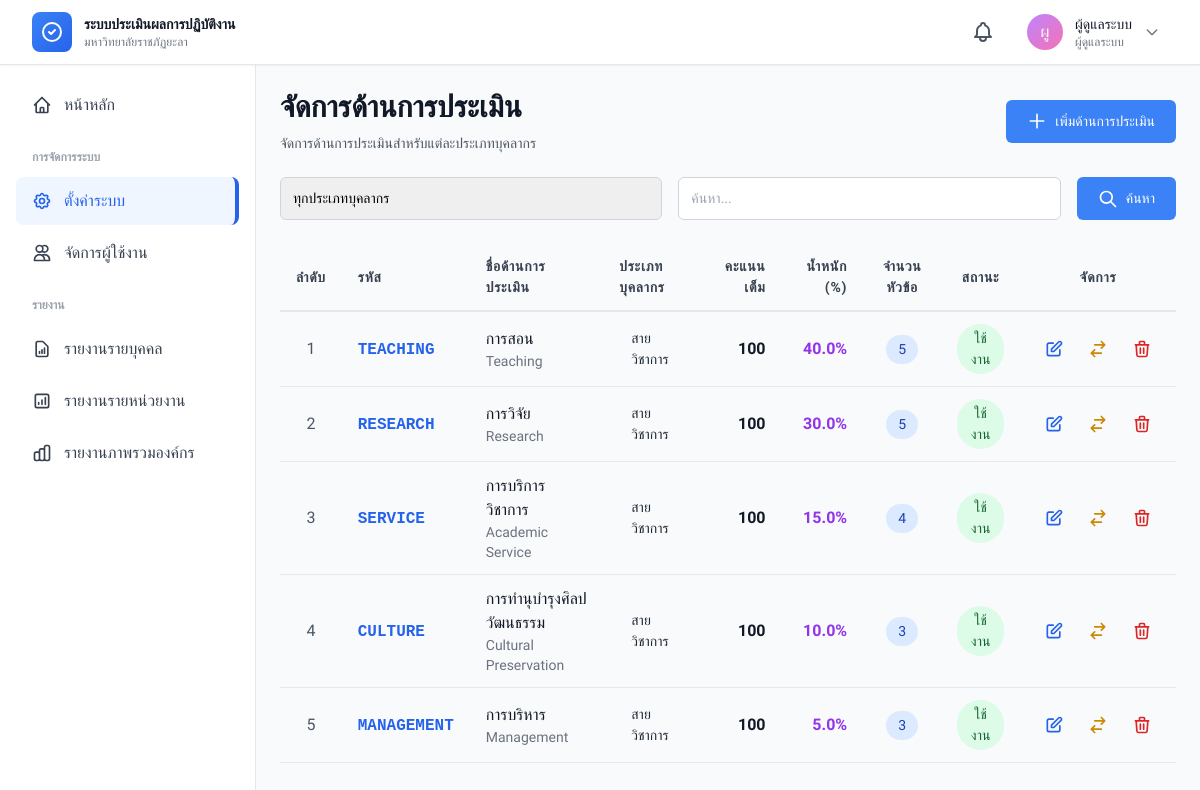
The page /modules/configuration/evaluation-aspects.php (signed in) on the database its author committed.
### tables this page shows
CREATE TABLE `evaluation_aspects` (
  `aspect_id` int(11) NOT NULL,
  `personnel_type_id` int(11) DEFAULT NULL,
  `aspect_code` varchar(20) NOT NULL,
  `aspect_name_th` varchar(255) NOT NULL,
  `aspect_name_en` varchar(255) DEFAULT NULL,
  `description` text DEFAULT NULL,
  `max_score` decimal(10,2) DEFAULT 100.00,
  `weight_percentage` decimal(5,2) DEFAULT 0.00,
  `sort_order` int(11) DEFAULT 0,
  `display_order` int(11) DEFAULT 0,
  `is_active` tinyint(1) DEFAULT 1,
  `created_by` int(11) DEFAULT NULL,
  `updated_by` int(11) DEFAULT NULL,
  `created_at` timestamp NOT NULL DEFAULT current_timestamp(),
  `updated_at` timestamp NOT NULL DEFAULT current_timestamp() ON UPDATE current_timestamp()
);

CREATE TABLE `personnel_types` (
  `personnel_type_id` int(11) NOT NULL,
  `type_code` varchar(20) NOT NULL,
  `type_name_th` varchar(100) NOT NULL,
  `type_name_en` varchar(100) DEFAULT NULL,
  `description` text DEFAULT NULL,
  `is_active` tinyint(1) DEFAULT 1,
  `created_by` int(11) DEFAULT NULL,
  `updated_by` int(11) DEFAULT NULL,
  `created_at` timestamp NOT NULL DEFAULT current_timestamp(),
  `updated_at` timestamp NOT NULL DEFAULT current_timestamp() ON UPDATE current_timestamp()
);

### includes/functions.php (called while the page is built, shortened)
<?php
function e($string)
{
    return htmlspecialchars($string, ENT_QUOTES, 'UTF-8');
}

### modules/configuration/evaluation-aspects.php (the view, shortened to what this page needs)
<?php
require_once '../../includes/functions.php';
$db = getDB();
$search = $_GET['search'] ?? '';
$sql = "SELECT ea.*, pt.type_name_th as personnel_type_name,
        COUNT(DISTINCT et.topic_id) as topic_count
        FROM evaluation_aspects ea
        LEFT JOIN personnel_types pt ON ea.personnel_type_id = pt.personnel_type_id
        LEFT JOIN evaluation_topics et ON ea.aspect_id = et.aspect_id
        WHERE 1=1";
$params = [];
$sql .= " GROUP BY ea.aspect_id ORDER BY ea.personnel_type_id, ea.sort_order, ea.aspect_id";
$stmt = $db->prepare($sql);
$stmt->execute($params);
$aspects = $stmt->fetchAll();
include '../../includes/header.php';
?>
<div class="mb-6">
    <div class="flex items-center justify-between">
        <div>
            <h1 class="text-3xl font-bold text-gray-900">จัดการด้านการประเมิน</h1>
            <p class="mt-2 text-sm text-gray-600">
                จัดการด้านการประเมินสำหรับแต่ละประเภทบุคลากร
            </p>
        </div>
        <button onclick="openModal('addModal')" class="btn btn-primary">
            <svg class="w-5 h-5 mr-2" fill="none" stroke="currentColor" viewBox="0 0 24 24">
                <path stroke-linecap="round" stroke-linejoin="round" stroke-width="2" d="M12 4v16m8-8H4" />
            </svg>
            เพิ่มด้านการประเมิน
        </button>
    </div>
</div>
<div class="card mb-6">
    <div class="card-body">
        <form method="GET" class="flex flex-wrap gap-4">
            <div class="flex-1 min-w-[200px]">
                <select name="type" class="form-select" onchange="this.form.submit()">
                    <option value="">ทุกประเภทบุคลากร</option>
                </select>
            </div>
            <div class="flex-1 min-w-[300px]">
                <input type="text" name="search" value="<?php echo e($search); ?>" placeholder="ค้นหา..."
                    class="form-input">
            </div>
            <button type="submit" class="btn btn-primary">
                <svg class="w-5 h-5 mr-2" fill="none" stroke="currentColor" viewBox="0 0 24 24">
                    <path stroke-linecap="round" stroke-linejoin="round" stroke-width="2"
                        d="M21 21l-6-6m2-5a7 7 0 11-14 0 7 7 0 0114 0z" />
                </svg>
                ค้นหา
            </button>
        </form>
    </div>
</div>
<div class="card">
    <div class="card-body">
        <div class="overflow-x-auto">
            <table class="table">
                <thead class="table-header">
                    <tr>
                        <th class="table-th">ลำดับ</th>
                        <th class="table-th">รหัส</th>
                        <th class="table-th">ชื่อด้านการประเมิน</th>
                        <th class="table-th">ประเภทบุคลากร</th>
                        <th class="table-th text-right">คะแนนเต็ม</th>
                        <th class="table-th text-right">น้ำหนัก (%)</th>
                        <th class="table-th text-center">จำนวนหัวข้อ</th>
                        <th class="table-th text-center">สถานะ</th>
                        <th class="table-th text-center">จัดการ</th>
                    </tr>
                </thead>
                <tbody>
                    <?php if (empty($aspects)): ?>
                        <tr>
                            <td colspan="9" class="table-td text-center text-gray-500 py-8">
                                ไม่พบข้อมูลด้านการประเมิน
                            </td>
                        </tr>
                    <?php else: ?>
                        <?php foreach ($aspects as $aspect): ?>
                            <tr class="table-row">
                                <td class="table-td text-center">
                                    <span class="text-gray-600"><?php echo $aspect['sort_order']; ?></span>
                                </td>
                                <td class="table-td">
                                    <span class="font-mono font-semibold text-blue-600">
                                        <?php echo e($aspect['aspect_code']); ?>
                                    </span>
                                </td>
                                <td class="table-td">
                                    <div class="font-medium text-gray-900"><?php echo e($aspect['aspect_name_th']); ?></div>
                                    <?php if ($aspect['aspect_name_en']): ?>
                                        <div class="text-sm text-gray-500"><?php echo e($aspect['aspect_name_en']); ?></div>
                                    <?php endif; ?>
                                </td>
                                <td class="table-td">
                                    <span class="badge badge-secondary"><?php echo e($aspect['personnel_type_name']); ?></span>
                                </td>
                                <td class="table-td text-right">
                                    <span
                                        class="font-semibold text-gray-900"><?php echo number_format($aspect['max_score']); ?></span>
                                </td>
                                <td class="table-td text-right">
                                    <span
                                        class="font-semibold text-purple-600"><?php echo number_format($aspect['weight_percentage'], 1); ?>%</span>
                                </td>
                                <td class="table-td text-center">
                                    <span
                                        class="badge badge-primary"><?php echo number_format($aspect['topic_count']); ?></span>
                                </td>
                                <td class="table-td text-center">
                                    <?php if ($aspect['is_active']): ?>
                                        <span class="badge badge-success">ใช้งาน</span>
                                    <?php else: ?>
                                        <span class="badge badge-gray">ปิดใช้งาน</span>
                                    <?php endif; ?>
                                </td>
                                <td class="table-td">
                                    <div class="flex items-center justify-center gap-2">
                                        <button onclick='editAspect(<?php echo json_encode($aspect); ?>)'
                                            class="btn-icon text-blue-600 hover:bg-blue-50" title="แก้ไข">
                                            <svg class="w-5 h-5" fill="none" stroke="currentColor" viewBox="0 0 24 24">
                                                <path stroke-linecap="round" stroke-linejoin="round" stroke-width="2"
                                                    d="M11 5H6a2 2 0 00-2 2v11a2 2 0 002 2h11a2 2 0 002-2v-5m-1.414-9.414a2 2 0 112.828 2.828L11.828 15H9v-2.828l8.586-8.586z" />
                                            </svg>
                                        </button>
                                        <a href="?action=toggle&id=<?php echo $aspect['aspect_id']; ?>"
                                            class="btn-icon text-yellow-600 hover:bg-yellow-50"
                                            onclick="return confirm('ต้องการเปลี่ยนสถานะใช่หรือไม่?')">
                                            <svg class="w-5 h-5" fill="none" stroke="currentColor" viewBox="0 0 24 24">
                                                <path stroke-linecap="round" stroke-linejoin="round" stroke-width="2"
                                                    d="M8 7h12m0 0l-4-4m4 4l-4 4m0 6H4m0 0l4 4m-4-4l4-4" />
                                            </svg>
                                        </a>
                                        <a href="?action=delete&id=<?php echo $aspect['aspect_id']; ?>"
                                            class="btn-icon text-red-600 hover:bg-red-50"
                                            onclick="return confirm('ต้องการลบด้านการประเมินนี้ใช่หรือไม่?')">
                                            <svg class="w-5 h-5" fill="none" stroke="currentColor" viewBox="0 0 24 24">
                                                <path stroke-linecap="round" stroke-linejoin="round" stroke-width="2"
                                                    d="M19 7l-.867 12.142A2 2 0 0116.138 21H7.862a2 2 0 01-1.995-1.858L5 7m5 4v6m4-6v6m1-10V4a1 1 0 00-1-1h-4a1 1 0 00-1 1v3M4 7h16" />
                                            </svg>
                                        </a>
                                    </div>
                                </td>
                            </tr>
                        <?php endforeach; ?>
                    <?php endif; ?>
                </tbody>
            </table>
        </div>
    </div>
</div>
<?php include '../../includes/footer.php'; ?>

### assets/css/custom.css (style rules this page uses)
* { margin: 0; padding: 0; box-sizing: border-box; }
body { font-family: 'Sarabun', -apple-system, BlinkMacSystemFont, 'Segoe UI', sans-serif; -webkit-font-smoothing: antialiased; -moz-osx-font-smoothing: grayscale; }
a, button, input, select, textarea { transition: all 0.2s ease-in-out; }
input[type="text"], input[type="email"], input[type="password"], input[type="number"], input[type="date"], input[type="tel"], select, textarea { appearance: none; -webkit-appearance: none; -moz-appearance: none; }
.badge { display: inline-flex; align-items: center; padding: 0.25rem 0.75rem; font-size: 0.875rem; font-weight: 500; border-radius: 9999px; }
.badge-primary { background-color: #dbeafe; color: #1e40af; }
.badge-success { background-color: #dcfce7; color: #166534; }
table { width: 100%; border-collapse: collapse; }
table thead { background-color: #f9fafb; }
table th { padding: 0.75rem 1rem; text-align: left; font-weight: 600; font-size: 0.875rem; color: #374151; text-transform: uppercase; letter-spacing: 0.05em; border-bottom: 2px solid #e5e7eb; }
table td { padding: 0.75rem 1rem; border-bottom: 1px solid #e5e7eb; color: #1f2937; }
table tbody tr { transition: background-color 0.15s ease; }

### includes/header.php (style rules this page uses)
body { font-family: 'Sarabun', sans-serif; }
.form-input, .form-select, .form-textarea { width: 100%; padding: 0.625rem 0.75rem; border: 1px solid #d1d5db; border-radius: 0.375rem; font-size: 0.875rem; transition: all 0.2s; }
.btn { display: inline-flex; align-items: center; justify-content: center; padding: 0.625rem 1.25rem; font-size: 0.875rem; font-weight: 500; border-radius: 0.375rem; border: 1px solid transparent; cursor: pointer; transition: all 0.2s; text-decoration: none; }
.btn-primary { background-color: #3b82f6; color: white; }
.btn-icon { padding: 0.5rem; border-radius: 0.5rem; transition: background-color 0.2s; }
.gap-4 { gap: 1rem; }

### rows shown on the page
evaluation_aspects: sort_order "1", aspect_code "TEACHING", aspect_name_th "การสอน", aspect_name_en "Teaching", personnel_type.type_name_th "สายวิชาการ", max_score "100", weight_percentage "40.0", topic_count "5", is_active "ใช้งาน"
evaluation_aspects: sort_order "2", aspect_code "RESEARCH", aspect_name_th "การวิจัย", aspect_name_en "Research", personnel_type.type_name_th "สายวิชาการ", max_score "100", weight_percentage "30.0", topic_count "5", is_active "ใช้งาน"
evaluation_aspects: sort_order "3", aspect_code "SERVICE", aspect_name_th "การบริการวิชาการ", aspect_name_en "Academic Service", personnel_type.type_name_th "สายวิชาการ", max_score "100", weight_percentage "15.0", topic_count "4", is_active "ใช้งาน"
evaluation_aspects: sort_order "4", aspect_code "CULTURE", aspect_name_th "การทำนุบำรุงศิลปวัฒนธรรม", aspect_name_en "Cultural Preservation", personnel_type.type_name_th "สายวิชาการ", max_score "100", weight_percentage "10.0", topic_count "3", is_active "ใช้งาน"
evaluation_aspects: sort_order "5", aspect_code "MANAGEMENT", aspect_name_th "การบริหาร", aspect_name_en "Management", personnel_type.type_name_th "สายวิชาการ", max_score "100", weight_percentage "5.0", topic_count "3", is_active "ใช้งาน"

### other values the page prints
mb_substr($current_user['full_name_th'], 0, 2) "ผู"
$current_user['full_name_th'] "ผู้ดูแลระบบ"
$role_names[$current_user['role']] "ผู้ดูแลระบบ"
